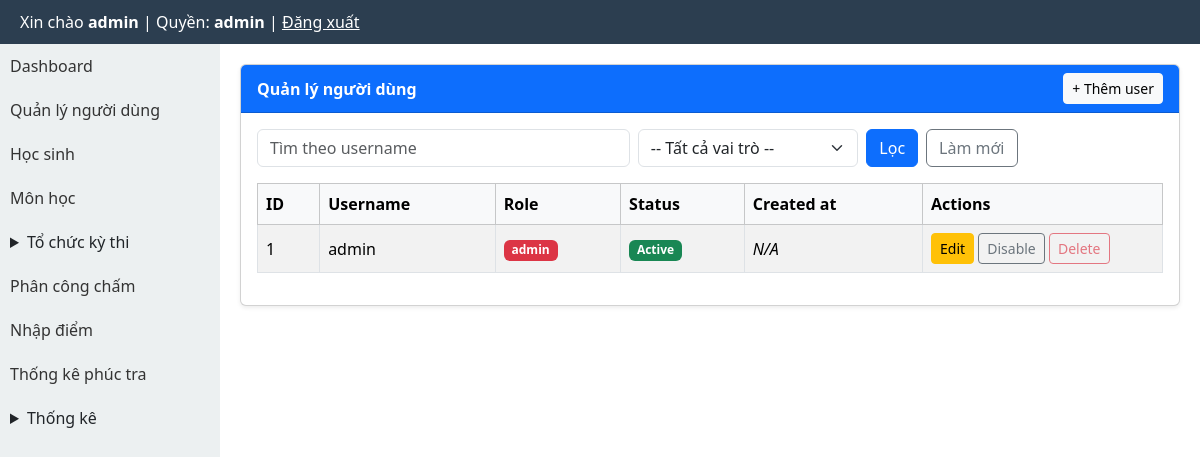
Page /modules/users/index.php (signed in) on the earlier database version.
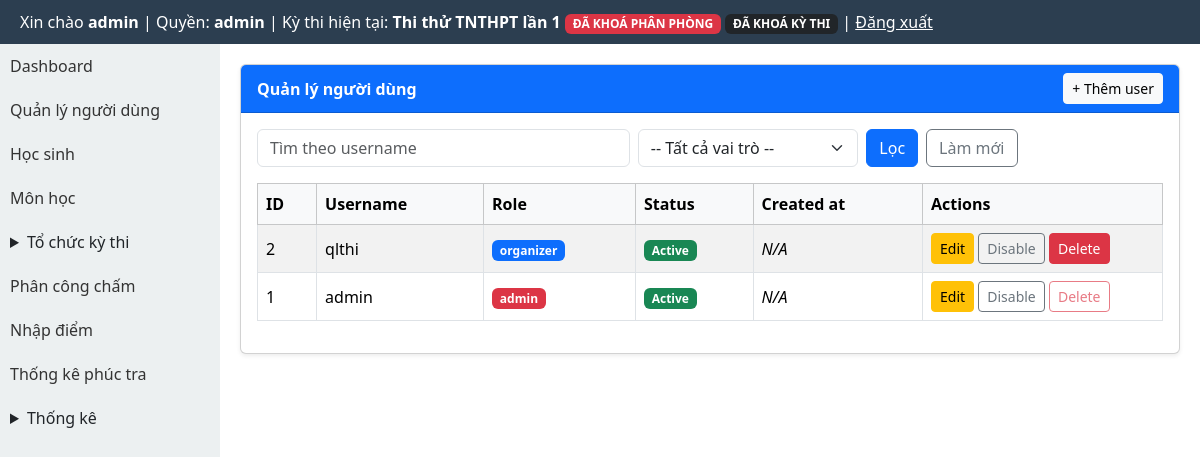
Same page on the later database version.
### tables this page shows
CREATE TABLE users (
  id INTEGER PRIMARY KEY AUTOINCREMENT,
  username TEXT UNIQUE,
  password TEXT,
  role TEXT,
  active INTEGER DEFAULT 1
);

CREATE TABLE exams (
  id INTEGER PRIMARY KEY AUTOINCREMENT,
  ten_ky_thi TEXT,
  nam INTEGER,
  ngay_thi TEXT
, is_default INTEGER DEFAULT 0, deleted_at TEXT, distribution_locked INTEGER DEFAULT 0, rooms_locked INTEGER DEFAULT 0, exam_locked INTEGER DEFAULT 0, scoring_closed INTEGER DEFAULT 0, exam_mode INTEGER DEFAULT 1, is_locked INTEGER DEFAULT 0, is_score_entry_locked INTEGER DEFAULT 0, is_score_published INTEGER DEFAULT 0, is_recheck_open INTEGER DEFAULT 0);

### layout/header.php (called while the page is built, shortened)
<?php
require_once BASE_PATH . '/templates/header.php';

### modules/users/_common.php (called while the page is built, shortened)
<?php
require_once BASE_PATH . '/core/auth.php';
function users_badge_class(string $role): string
{
    return match ($role) {
        'admin' => 'bg-danger',
        'organizer' => 'bg-primary',
        'scorer' => 'bg-success',
        default => 'bg-secondary',
    };
}
function users_has_created_at(PDO $pdo): bool
{
    $stmt = $pdo->query("PRAGMA table_info(users)");
    $columns = $stmt->fetchAll(PDO::FETCH_ASSOC);
    return false;
}

### core/db.php (called while the page is built, shortened)
<?php
$dbFile = BASE_PATH . '/data/exam.db';
try {
    $pdo = new PDO("sqlite:$dbFile");
    $pdo->setAttribute(PDO::ATTR_ERRMODE, PDO::ERRMODE_EXCEPTION);
} catch (Exception $e) {
    die("DB error: " . $e->getMessage());
}
function ensure_core_schema(PDO $pdo): void {
    try {
        $examColumns = array_column($pdo->query('PRAGMA table_info(exams)')->fetchAll(PDO::FETCH_ASSOC), 'name');
    } catch (Throwable $e) {
    }
}
ensure_core_schema($pdo);

### core/auth.php (called while the page is built, shortened)
<?php
require_once BASE_PATH . '/core/db.php';
function normalize_role(?string $role): string {
    $normalized = strtolower(trim((string) $role));
    return match ($normalized) {
        'score_entry', 'score-input', 'score_input', 'nhapdiem', 'nhap_diem' => 'scorer',
        'exam_manager', 'quanlythi', 'exam-manager' => 'organizer',
        default => $normalized,
    };
}
function current_user_role(): string {
    $sessionRole = $_SESSION['role'] ?? null;
    if (is_string($sessionRole) && trim($sessionRole) !== '') {
        return normalize_role($sessionRole);
    }
    $userRole = $_SESSION['user']['role'] ?? null;
    return normalize_role(is_string($userRole) ? $userRole : '');
}

### modules/exams/exam_context_helper.php (called while the page is built, shortened)
<?php
function ensureExamLockColumns(PDO $pdo): void
{
    $cols = array_column($pdo->query('PRAGMA table_info(exams)')->fetchAll(PDO::FETCH_ASSOC), 'name');
}
function getCurrentExam(): ?array
{
    global $pdo;
    $cols = array_column($pdo->query('PRAGMA table_info(exams)')->fetchAll(PDO::FETCH_ASSOC), 'name');
    $hasDeletedAt = in_array('deleted_at', $cols, true);
    $activeWhere = $hasDeletedAt ? '(deleted_at IS NULL OR trim(deleted_at) = "")' : '1=1';
    $defaultStmt = $pdo->query('SELECT * FROM exams WHERE ' . $activeWhere . ' AND is_default = 1 ORDER BY id DESC LIMIT 1');
    $defaultExam = $defaultStmt ? $defaultStmt->fetch(PDO::FETCH_ASSOC) : false;
    if (is_array($defaultExam)) {
        return $defaultExam;
    }
    $countStmt = $pdo->query('SELECT COUNT(*) FROM exams WHERE ' . $activeWhere);
    $activeCount = (int) ($countStmt ? $countStmt->fetchColumn() : 0);
    if ($activeCount !== 1) {
        return null;
    }
}
function getCurrentExamInfo(): ?array
{
    $exam = getCurrentExam();
    if (!$exam) {
        return null;
    }
    global $pdo;
    ensureExamLockColumns($pdo);
    return [
        'id' => (int) ($exam['id'] ?? 0),
        'ten_ky_thi' => (string) ($exam['ten_ky_thi'] ?? ''),
        'distribution_locked' => (int) ($exam['distribution_locked'] ?? 0),
        'rooms_locked' => (int) ($exam['rooms_locked'] ?? 0),
        'exam_locked' => (int) ($exam['exam_locked'] ?? 0),
    ];
}

### modules/users/index.php (the view, shortened to what the changed rows need)
<?php
require_once BASE_PATH . '/modules/users/_common.php';
$page = max(1, (int) ($_GET['page'] ?? 1));
$perPage = 10;
$offset = ($page - 1) * $perPage;
$filters = [];
$whereSql = $filters ? (' WHERE ' . implode(' AND ', $filters)) : '';
$hasCreatedAt = users_has_created_at($pdo);
$selectCreated = $hasCreatedAt ? ', created_at' : '';
$sql = 'SELECT id, username, role, active' . $selectCreated . ' FROM users'
    . $whereSql
    . ' ORDER BY id DESC LIMIT :limit OFFSET :offset';
$stmt = $pdo->prepare($sql);
$stmt->bindValue(':limit', $perPage, PDO::PARAM_INT);
$stmt->bindValue(':offset', $offset, PDO::PARAM_INT);
$stmt->execute();
$users = $stmt->fetchAll(PDO::FETCH_ASSOC);
require_once BASE_PATH . '/layout/header.php';
?>
<link href="https://cdn.jsdelivr.net/npm/bootstrap@5.3.3/dist/css/bootstrap.min.css" rel="stylesheet">
<div class="students-layout" style="display:flex;min-height:calc(100vh - 44px);">
    <?php require_once BASE_PATH . '/layout/sidebar.php'; ?>
    <div class="students-main" style="flex:1;padding:20px;min-width:0;">
        <div class="card shadow-sm">
            <div class="card-body">
                <div class="table-responsive">
                    <table class="table table-striped table-bordered align-middle">
                        <thead class="table-light">
                            <tr>
                                <th>ID</th>
                                <th>Username</th>
                                <th>Role</th>
                                <th>Status</th>
                                <th>Created at</th>
                                <th style="width:240px;">Actions</th>
                            </tr>
                        </thead>
                        <tbody>
                            <?php if (empty($users)): ?>
                                <tr><td colspan="6" class="text-center">Không có dữ liệu.</td></tr>
                            <?php else: ?>
                                <?php foreach ($users as $user): ?>
                                    <tr>
                                        <td><?= (int) $user['id'] ?></td>
                                        <td><?= htmlspecialchars((string) $user['username'], ENT_QUOTES, 'UTF-8') ?></td>
                                        <td><span class="badge <?= users_badge_class((string) $user['role']) ?>"><?= htmlspecialchars((string) $user['role'], ENT_QUOTES, 'UTF-8') ?></span></td>
                                        <td>
                                            <?php if ((int) $user['active'] === 1): ?>
                                                <span class="badge bg-success">Active</span>
                                            <?php else: ?>
                                                <span class="badge bg-secondary">Disabled</span>
                                            <?php endif; ?>
                                        </td>
                                        <td>
                                            <?= $hasCreatedAt ? htmlspecialchars((string) ($user['created_at'] ?? ''), ENT_QUOTES, 'UTF-8') : '<em>N/A</em>' ?>
                                        </td>
                                        <td>
                                            <a class="btn btn-sm btn-warning" href="<?= BASE_URL ?>/modules/users/edit.php?id=<?= (int) $user['id'] ?>">Edit</a>
                                            <form method="post" class="d-inline">
                                                <button type="submit" class="btn btn-sm <?= (int) $user['active'] === 1 ? 'btn-outline-secondary' : 'btn-outline-success' ?>">
                                                    <?= (int) $user['active'] === 1 ? 'Disable' : 'Enable' ?>
                                                </button>
                                            </form>
                                            <?php if ((string) ($user['role'] ?? '') !== 'admin'): ?>
                                                <a class="btn btn-sm btn-danger" href="<?= BASE_URL ?>/modules/users/delete.php?id=<?= (int) $user['id'] ?>">Delete</a>
                                            <?php else: ?>
                                                <button type="button" class="btn btn-sm btn-outline-danger" disabled title="Không được phép xóa tài khoản admin">Delete</button>
                                            <?php endif; ?>
                                        </td>
                                    </tr>
                                <?php endforeach; ?>
                            <?php endif; ?>
                        </tbody>
                    </table>
                </div>
            </div>
        </div>
    </div>
</div>
<?php require_once BASE_PATH . '/layout/footer.php'; ?>

### templates/header.php (shortened to what the changed rows need)
<?php
require_once BASE_PATH . '/core/auth.php';
$currentExamInfo = null;
$role = function_exists('current_user_role') ? current_user_role() : strtolower(trim((string) ($_SESSION['role'] ?? $_SESSION['user']['role'] ?? '')));
if (in_array($role, ['admin', 'organizer'], true)) {
    require_once BASE_PATH . '/core/db.php';
    require_once BASE_PATH . '/modules/exams/exam_context_helper.php';
    $currentExamInfo = getCurrentExamInfo();
}
$role = $role ?? (function_exists('current_user_role') ? current_user_role() : '');
$currentExamInfo = $currentExamInfo ?? null;
?>
<!DOCTYPE html>
<html lang="vi">
<head>
</head>
<body>
<div class="header">
    Xin chào <b><?= $_SESSION['user']['username'] ?></b>
    | Quyền: <b><?= htmlspecialchars((string) $role, ENT_QUOTES, 'UTF-8') ?></b>
    <?php if ($currentExamInfo !== null): ?>
        | Kỳ thi hiện tại: <b><?= htmlspecialchars((string) $currentExamInfo['ten_ky_thi'], ENT_QUOTES, 'UTF-8') ?></b>
        <?php if (($currentExamInfo['distribution_locked'] ?? 0) === 1 || ($currentExamInfo['rooms_locked'] ?? 0) === 1): ?>
            <span class="badge bg-danger">ĐÃ KHOÁ PHÂN PHÒNG</span>
        <?php endif; ?>
        <?php if (($currentExamInfo['exam_locked'] ?? 0) === 1): ?>
            <span class="badge bg-dark">ĐÃ KHOÁ KỲ THI</span>
        <?php endif; ?>
    <?php endif; ?>
    | <a href="<?= BASE_URL ?>/logout.php" style="color:#fff">Đăng xuất</a>
</div>

Differences in the rows shown:
added exams: ten_ky_thi "Thi thử TNTHPT lần 1"
added users: id "2", username "qlthi", role "organizer", active "Active"
Other differences:
text now shown: "| Kỳ thi hiện tại: ĐÃ KHOÁ PHÂN PHÒNG ĐÃ KHOÁ KỲ THI"
